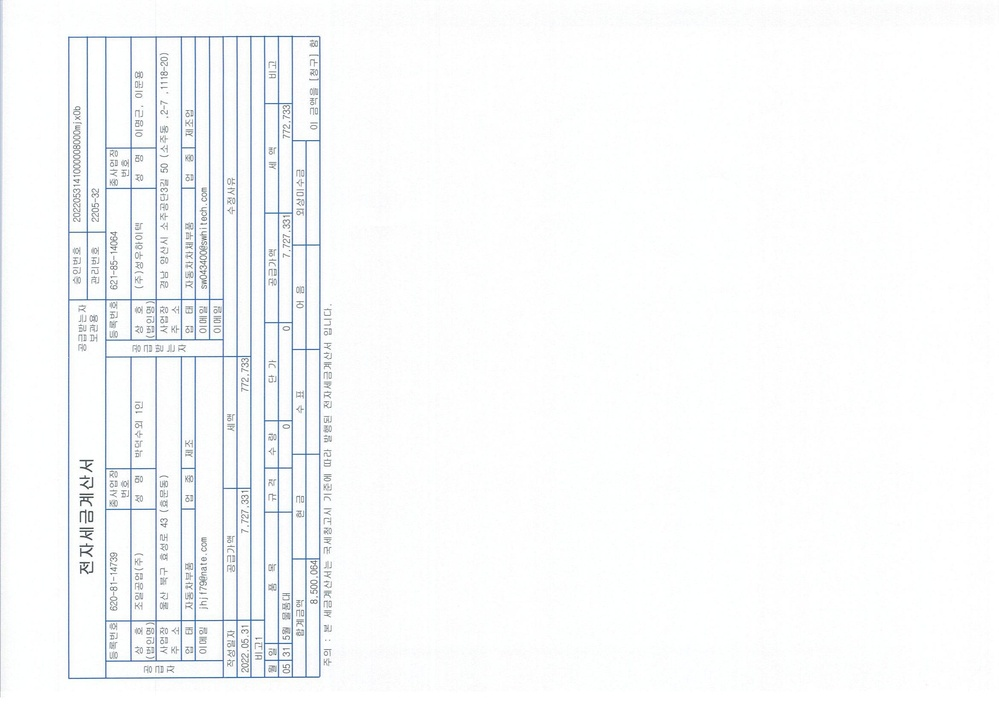
#> input picture 04Opencv/data/img.jpg, 999 x 706 px, shrunk from 2340 x 1654 before the run
$ python Cv_ex08.py
#> lines starting #> are read from the running program, lines starting #| are printed output that depends on the picture
import cv2
import numpy as np

# 이미지 대칭

# 1. 좌우대칭
def LR_Symmetry():
    img = cv2.imread('./data/img.jpg')
#> img is the input picture: shape (706, 999, 3); mean B, G, R 250.2, 249.5, 248.1
    flip_horizontal = cv2.flip(img, 1) # filpcode > 0 : 좌우 대칭 Horizontal
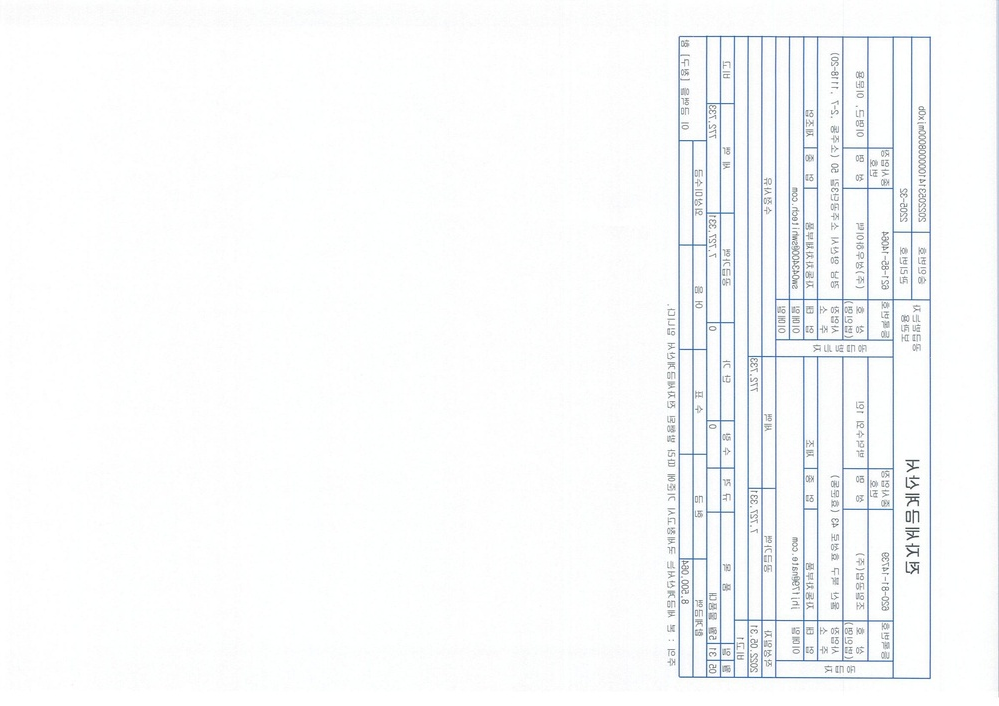
#> flip_horizontal: shape (706, 999, 3); mean B, G, R 250.2, 249.5, 248.1

    cv2.imshow('img', img)
    cv2.imshow('filp_horizontal', flip_horizontal)
    cv2.waitKey(0)
    cv2.destroyAllWindows()

# 2. 상하대칭
def TB_Symmetry():
    img = cv2.imread('./data/img.jpg')
    flip_vertical = cv2.flip(img, 0) # filpcode = 0 : 상하 대칭 Vertical
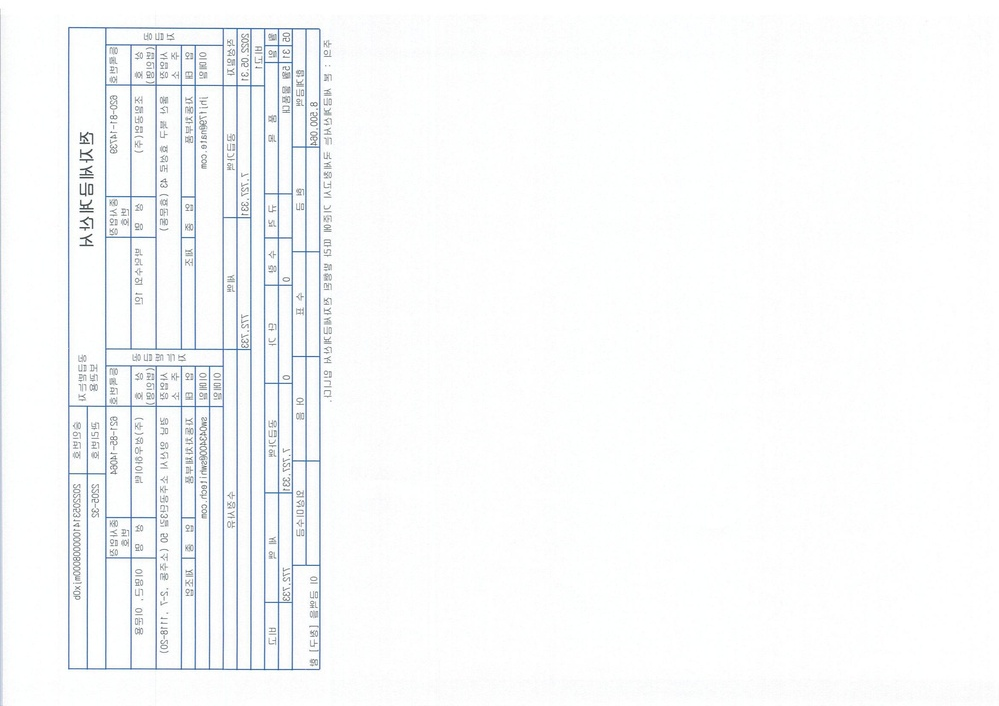
#> flip_vertical: shape (706, 999, 3); mean B, G, R 250.2, 249.5, 248.1

    cv2.imshow('img', img)
    cv2.imshow('flip_vertical', flip_vertical)
    cv2.waitKey(0)
    cv2.destroyAllWindows()

# 3. 상하좌우
def TBLR_Symmetry():
    img = cv2.imread('./data/img.jpg')
    flip_both = cv2.flip(img, -1) # filpcode < 0 : 상하좌우 대칭 Both
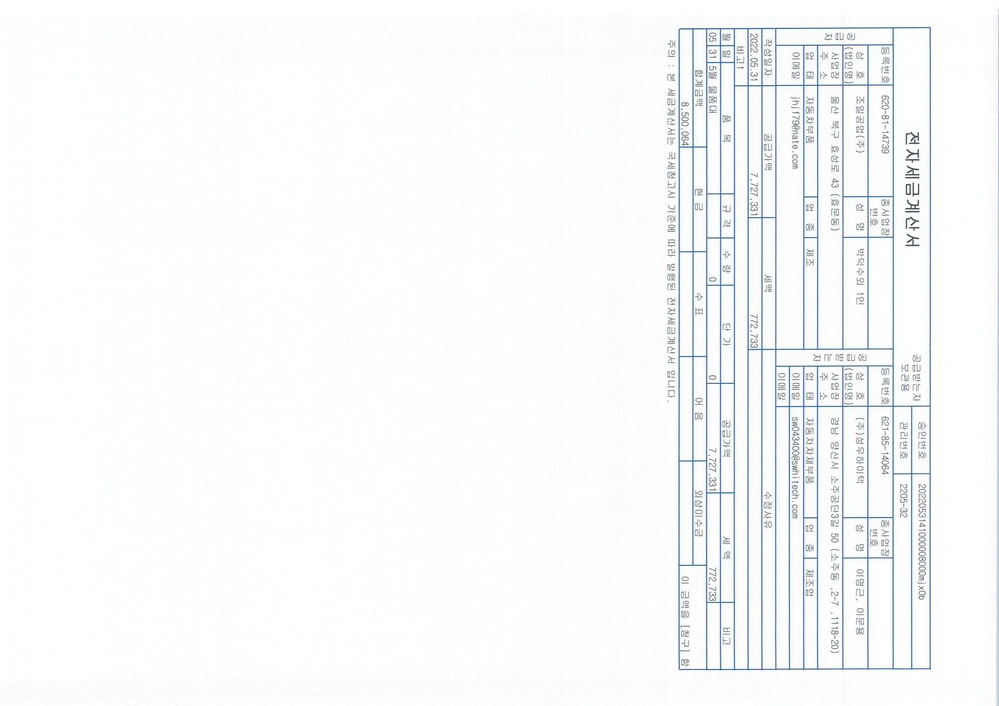
#> flip_both: shape (706, 999, 3); mean B, G, R 250.2, 249.5, 248.1

    cv2.imshow('img', img)
    cv2.imshow('flip_both', flip_both)
    cv2.waitKey(0)
    cv2.destroyAllWindows()

if __name__ == '__main__':
    LR_Symmetry()
    TB_Symmetry()
    TBLR_Symmetry()
